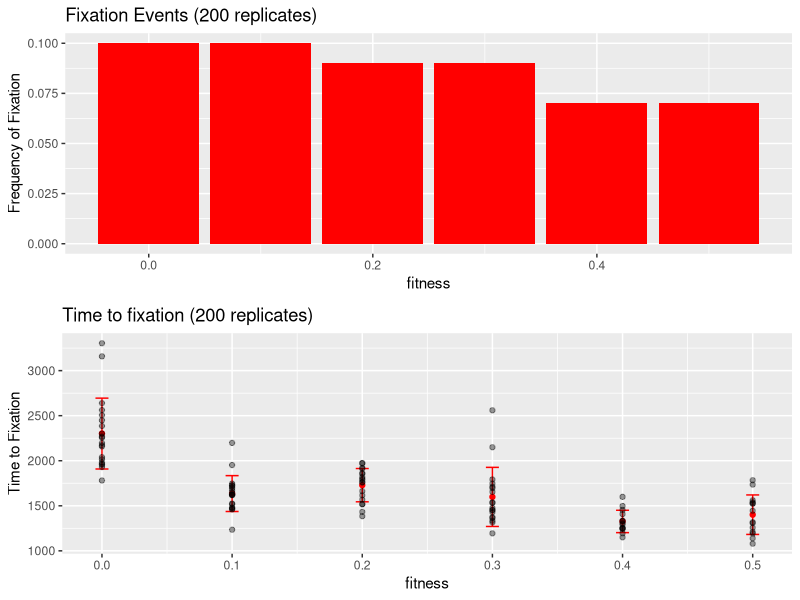

Write R code to recreate this figure.
library(ggplot2)
library(gridExtra)

setwd("~/IdeaProjects/Epidermis_Project_Final/")
fixdf <- read.csv("NOTCHReplicateRuns.txt", header = T, sep="\t", na.strings = c("na"))
fixPlot <- na.omit(fixdf)
passed <- data.frame(matrix(NA, nrow=0, ncol=4))
colnames(passed) <- c("Prob","Passed","MeanFixation","StdFixation")
for(i in 1:length(unique(fixdf$Prob))){
  tmp <- subset(fixdf, fixdf$Prob==unique(fixdf$Prob)[i])
  outDF <- data.frame(Prob=unique(fixdf$Prob)[i],
                      Passed=length(na.omit(tmp$FixTime))/200, 
                      MeanFixation=mean(na.omit(tmp$FixTime)),
                      StdFixation=sd(na.omit(tmp$FixTime)))
  passed <- rbind(passed, outDF)
}

pd <- position_dodge(0.0)
p1 <- ggplot(data=passed, aes(x=Prob,y=MeanFixation)) + geom_point(color="red") +
        geom_errorbar(aes(ymin=MeanFixation-StdFixation, ymax=MeanFixation+StdFixation), color="red",width=.01, position=pd) +
        geom_point(data=fixPlot, aes(x=Prob,y=FixTime), alpha=0.4, inherit.aes = F) +
        ylab("Time to Fixation") + xlab("fitness") + ggtitle("Time to fixation (200 replicates)")

p2 <- ggplot(data=passed, aes(x=Prob,y=Passed)) + geom_bar(stat="identity", fill="red") +
      ylab("Frequency of Fixation") + xlab("fitness") + ggtitle("Fixation Events (200 replicates)")

lay <- rbind(c(1),
             c(2),
             c(2),
             c(2))
g <- grid.arrange(p2, p1)
